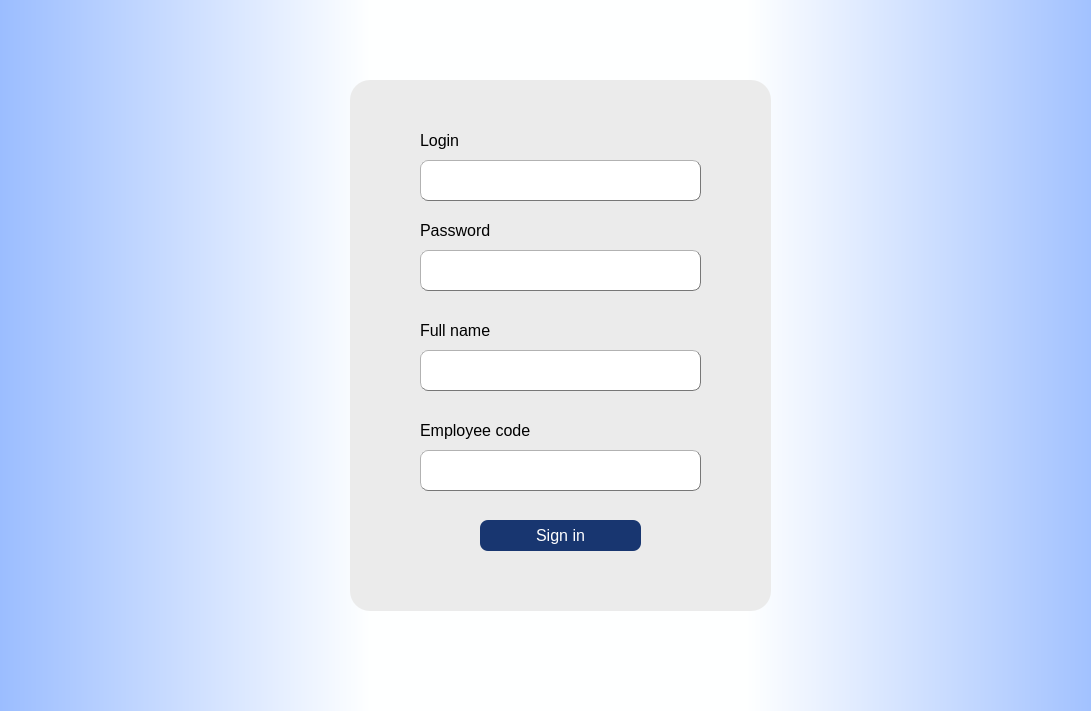
<?xml version="1.0" encoding="UTF-8"?>
<ui version="4.0">
 <class>Dialog</class>
 <widget class="QDialog" name="Dialog">
  <property name="geometry">
   <rect>
    <x>0</x>
    <y>0</y>
    <width>1091</width>
    <height>711</height>
   </rect>
  </property>
  <property name="sizePolicy">
   <sizepolicy hsizetype="Maximum" vsizetype="Maximum">
    <horstretch>0</horstretch>
    <verstretch>0</verstretch>
   </sizepolicy>
  </property>
  <property name="minimumSize">
   <size>
    <width>1091</width>
    <height>711</height>
   </size>
  </property>
  <property name="maximumSize">
   <size>
    <width>1091</width>
    <height>711</height>
   </size>
  </property>
  <property name="windowTitle">
   <string>Dialog</string>
  </property>
  <property name="styleSheet">
   <string notr="true"/>
  </property>
  <widget class="QWidget" name="widget" native="true">
   <property name="geometry">
    <rect>
     <x>0</x>
     <y>0</y>
     <width>1091</width>
     <height>711</height>
    </rect>
   </property>
   <property name="styleSheet">
    <string notr="true">background-color: qlineargradient(spread:reflect, x1:0, y1:0, x2:0.511, y2:0, stop:0 rgba(155, 189, 255, 255), stop:0.664773 rgba(254, 255, 255, 255));</string>
   </property>
   <widget class="QWidget" name="widget_2" native="true">
    <property name="geometry">
     <rect>
      <x>350</x>
      <y>80</y>
      <width>421</width>
      <height>531</height>
     </rect>
    </property>
    <property name="minimumSize">
     <size>
      <width>0</width>
      <height>0</height>
     </size>
    </property>
    <property name="maximumSize">
     <size>
      <width>1000</width>
      <height>1000</height>
     </size>
    </property>
    <property name="font">
     <font>
      <family>Tahoma</family>
     </font>
    </property>
    <property name="styleSheet">
     <string notr="true">background-color: rgb(235, 235, 235);
border-radius: 20px;</string>
    </property>
    <widget class="QLineEdit" name="login_input">
     <property name="geometry">
      <rect>
       <x>70</x>
       <y>80</y>
       <width>281</width>
       <height>41</height>
      </rect>
     </property>
     <property name="font">
      <font>
       <family>Tahoma</family>
       <pointsize>12</pointsize>
      </font>
     </property>
     <property name="styleSheet">
      <string notr="true">background-color: rgb(255, 255, 255);
border: 1px;
border-color: rgb(119, 119, 119);
border-style: outset;
border-radius: 8px;</string>
     </property>
     <property name="text">
      <string/>
     </property>
    </widget>
    <widget class="QLabel" name="label_3">
     <property name="geometry">
      <rect>
       <x>70</x>
       <y>40</y>
       <width>111</width>
       <height>41</height>
      </rect>
     </property>
     <property name="font">
      <font>
       <family>Tahoma</family>
       <pointsize>12</pointsize>
      </font>
     </property>
     <property name="styleSheet">
      <string notr="true">background-color: rgb(255, 255, 255, 0);
color: rgb(0, 0, 0);</string>
     </property>
     <property name="text">
      <string>Login</string>
     </property>
    </widget>
    <widget class="QLabel" name="label_4">
     <property name="geometry">
      <rect>
       <x>70</x>
       <y>230</y>
       <width>111</width>
       <height>41</height>
      </rect>
     </property>
     <property name="font">
      <font>
       <family>Tahoma</family>
       <pointsize>12</pointsize>
      </font>
     </property>
     <property name="styleSheet">
      <string notr="true">background-color: rgb(255, 255, 255, 0);
color: rgb(0, 0, 0);</string>
     </property>
     <property name="text">
      <string>Full name</string>
     </property>
    </widget>
    <widget class="QPushButton" name="signin_button">
     <property name="geometry">
      <rect>
       <x>130</x>
       <y>440</y>
       <width>161</width>
       <height>31</height>
      </rect>
     </property>
     <property name="font">
      <font>
       <family>Tahoma</family>
       <pointsize>12</pointsize>
      </font>
     </property>
     <property name="styleSheet">
      <string notr="true">background-color: rgb(24, 54, 112);
color: rgb(255, 255, 255);
border-radius: 8px;</string>
     </property>
     <property name="text">
      <string>Sign in</string>
     </property>
    </widget>
    <widget class="QLineEdit" name="name_input">
     <property name="geometry">
      <rect>
       <x>70</x>
       <y>270</y>
       <width>281</width>
       <height>41</height>
      </rect>
     </property>
     <property name="font">
      <font>
       <family>Tahoma</family>
       <pointsize>12</pointsize>
      </font>
     </property>
     <property name="styleSheet">
      <string notr="true">border: 1px;
border-color: rgb(119, 119, 119);
border-style: outset;
border-radius: 8px;
background-color: rgb(255, 255, 255);</string>
     </property>
     <property name="echoMode">
      <enum>QLineEdit::Normal</enum>
     </property>
    </widget>
    <widget class="QLineEdit" name="empl_code_input">
     <property name="geometry">
      <rect>
       <x>70</x>
       <y>370</y>
       <width>281</width>
       <height>41</height>
      </rect>
     </property>
     <property name="font">
      <font>
       <family>Tahoma</family>
       <pointsize>12</pointsize>
      </font>
     </property>
     <property name="styleSheet">
      <string notr="true">border: 1px;
border-color: rgb(119, 119, 119);
border-style: outset;
border-radius: 8px;
background-color: rgb(255, 255, 255);</string>
     </property>
    </widget>
    <widget class="QLabel" name="label_5">
     <property name="geometry">
      <rect>
       <x>70</x>
       <y>330</y>
       <width>111</width>
       <height>41</height>
      </rect>
     </property>
     <property name="font">
      <font>
       <family>Tahoma</family>
       <pointsize>12</pointsize>
      </font>
     </property>
     <property name="styleSheet">
      <string notr="true">background-color: rgb(255, 255, 255, 0);
color: rgb(0, 0, 0);</string>
     </property>
     <property name="text">
      <string>Employee code</string>
     </property>
    </widget>
    <widget class="QLabel" name="label_6">
     <property name="geometry">
      <rect>
       <x>70</x>
       <y>130</y>
       <width>111</width>
       <height>41</height>
      </rect>
     </property>
     <property name="font">
      <font>
       <family>Tahoma</family>
       <pointsize>12</pointsize>
      </font>
     </property>
     <property name="styleSheet">
      <string notr="true">background-color: rgb(255, 255, 255, 0);
color: rgb(0, 0, 0);</string>
     </property>
     <property name="text">
      <string>Password</string>
     </property>
    </widget>
    <widget class="QLineEdit" name="pass_input_2">
     <property name="geometry">
      <rect>
       <x>70</x>
       <y>170</y>
       <width>281</width>
       <height>41</height>
      </rect>
     </property>
     <property name="font">
      <font>
       <family>Tahoma</family>
       <pointsize>12</pointsize>
      </font>
     </property>
     <property name="styleSheet">
      <string notr="true">border: 1px;
border-color: rgb(119, 119, 119);
border-style: outset;
border-radius: 8px;
background-color: rgb(255, 255, 255);</string>
     </property>
     <property name="echoMode">
      <enum>QLineEdit::Password</enum>
     </property>
    </widget>
   </widget>
  </widget>
 </widget>
 <resources/>
 <connections/>
</ui>
